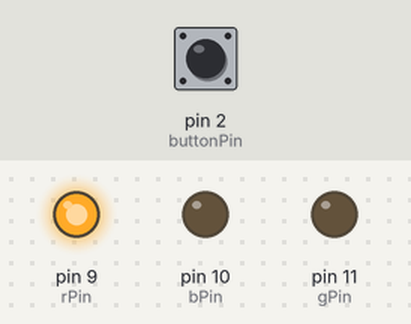
A sketch run on a simulated Arduino Uno, built with avr-gcc and run on an emulated ATmega328P. Parts: output pins drawn as LEDs (lit = HIGH). The inputs (shaded band) are chosen by the test bench; at power-on: pin 2 (buttonPin) HIGH.

Above: at 1.2 s.
1.3 s: pin 2 (buttonPin) pulled LOW for 0.15 s
At 1.8 s:
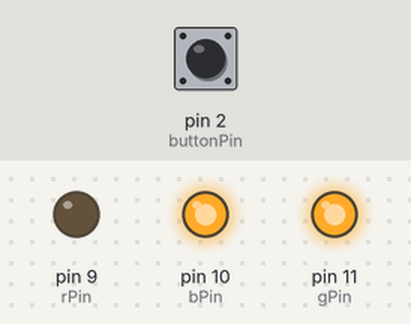
3.0 s: pin 2 (buttonPin) pulled LOW for 1 s
At 4.2 s:
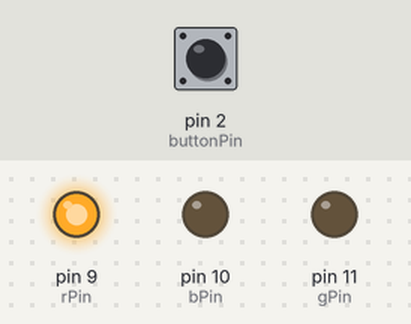
5.5 s: pin 2 (buttonPin) pulled LOW for 3.2 s
At 6.1 s:
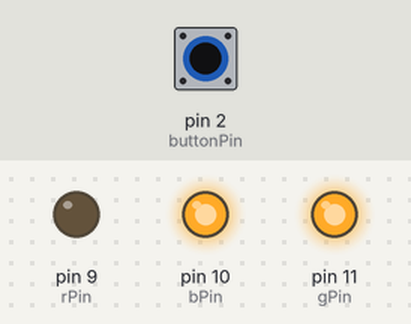
Timing chart, 0 to 8.5 s (numbered marks = the images above; inputs shaded):
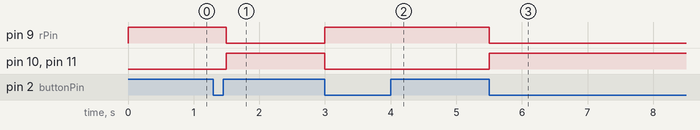

Measured:
- after the input at 1.3 s, pin 9 (rPin): HIGH → LOW after 0.20 s; pin 10 (bPin), pin 11 (gPin): LOW → HIGH after 0.20 s
- after the input at 3.0 s, pin 9 (rPin): LOW → HIGH at once; pin 10 (bPin), pin 11 (gPin): HIGH → LOW at once
- after the input at 5.5 s, pin 9 (rPin): HIGH → LOW at once; pin 10 (bPin), pin 11 (gPin): LOW → HIGH at once

The sketch:

amazing_gogo1.ino
```cpp
const byte gPin = 11; // digital output pin for the green LED
const byte bPin = 10; // digital output pin for the blue LED
const byte rPin = 9; // digital output pin for the red LED
const byte buttonPin = 2; // digital input pin for the pushbutton
// state of the pushbutton (LOW = not pressed, HIGH = pressed)
volatile byte buttonState = LOW;

void setup() {
  // set the button pin as input with pull-up resistor and attach an interrupt handler
  pinMode(buttonPin, INPUT_PULLUP);
  pinMode(rPin, OUTPUT); // set the red LED pin as output
  pinMode(gPin, OUTPUT); // set the green LED pin as output
  pinMode(bPin, OUTPUT); // set the blue LED pin as output
  // attach the interrupt handler for the pushbutton
  attachInterrupt(digitalPinToInterrupt(buttonPin), buttonPressed, FALLING);
}

void loop() {
  // set the LED colors based on the current state of the pushbutton
  switch(buttonState) {
    case LOW:
      digitalWrite(bPin, LOW);
      digitalWrite(rPin, HIGH);
      digitalWrite(gPin, LOW);
      break;
    case HIGH:
      digitalWrite(bPin, HIGH);
      digitalWrite(rPin, LOW);
      digitalWrite(gPin, HIGH);
      break;
  }

  delay(500); // wait for 500 milliseconds
}

// interrupt handler for the pushbutton
void buttonPressed() {
  buttonState = !buttonState; // toggle the button state between LOW and HIGH
}
```
